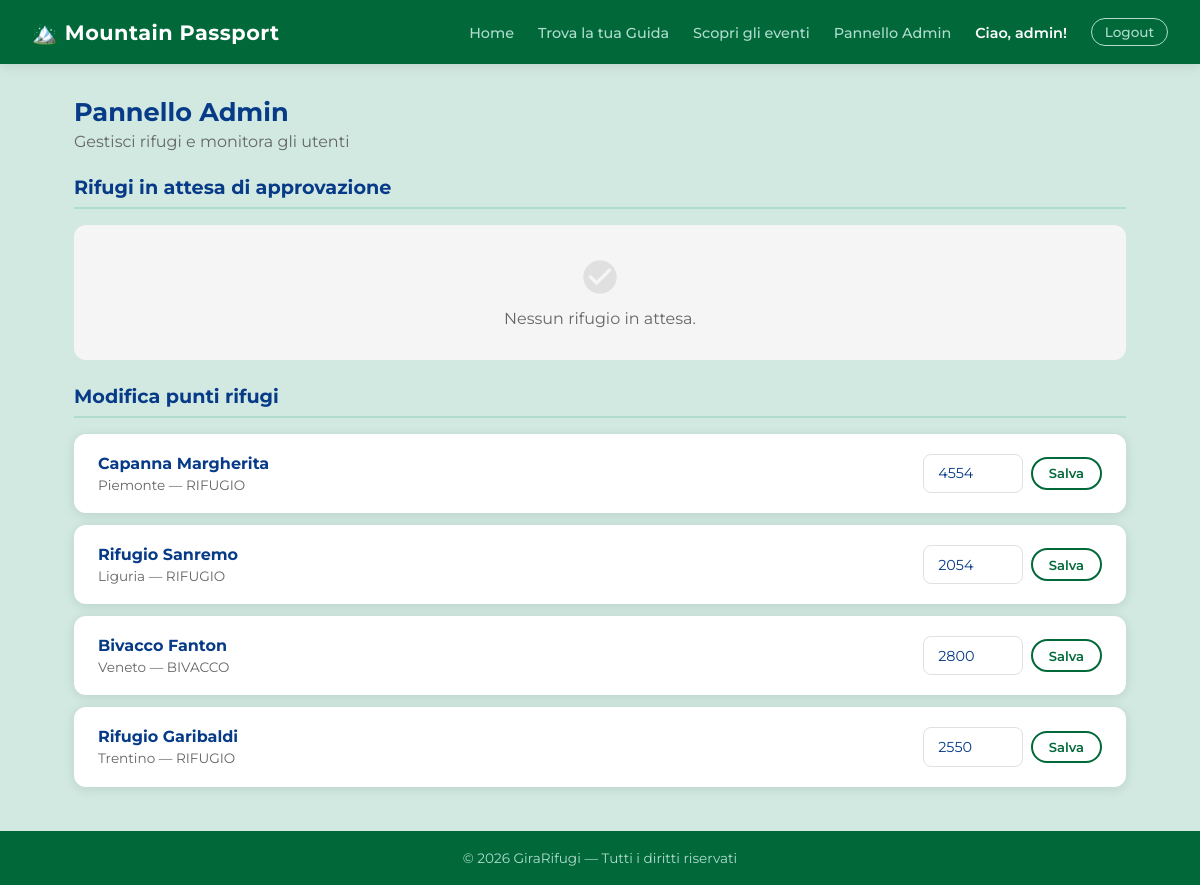
Before: /admin-panel/ (signed in) with the older database file.
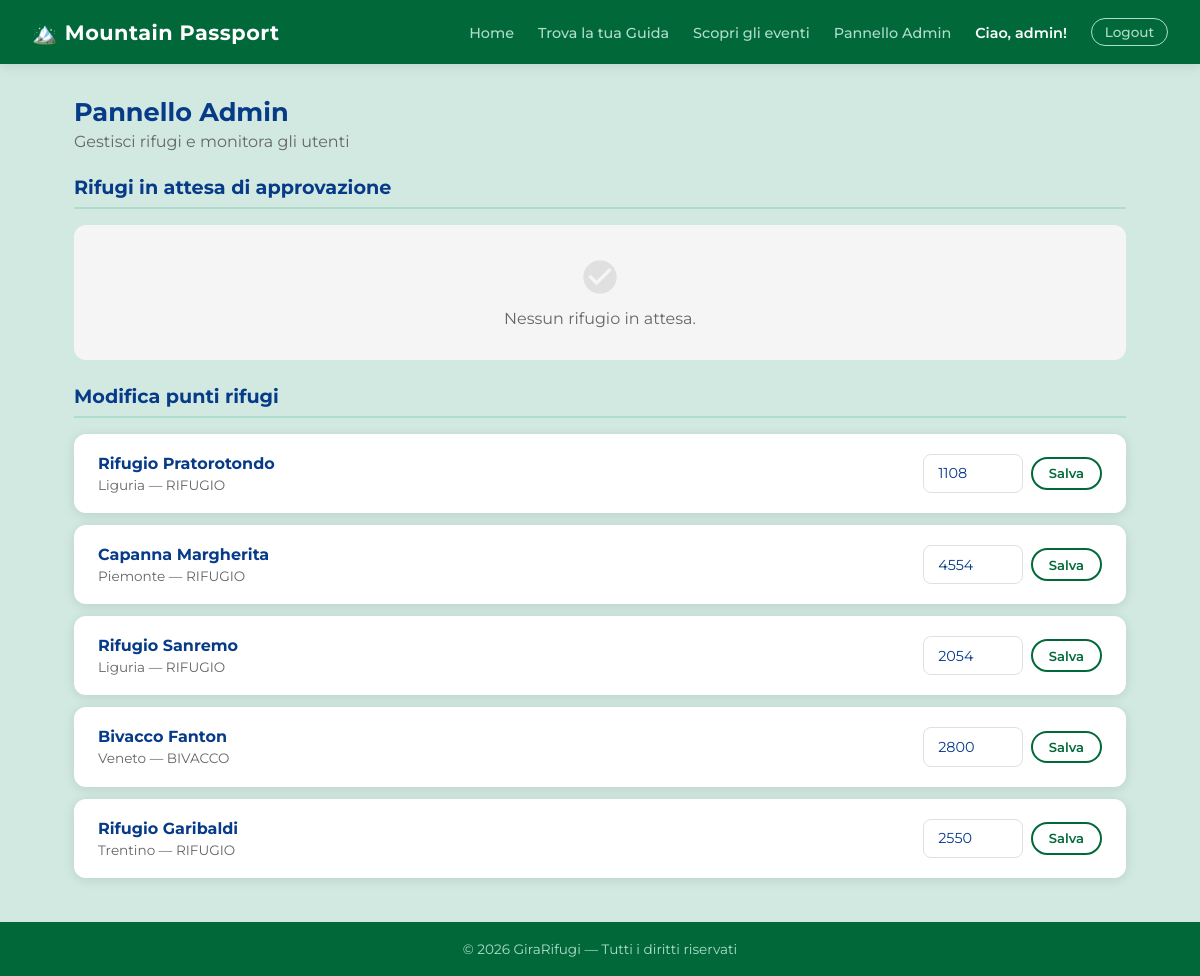
After: the same page with the newer database file.
### rifugi/models.py (models this page shows, shortened)
class Rifugio(models.Model):
    nome = models.CharField(max_length=200)
    localita = models.CharField(max_length=200)
    altitudine = models.IntegerField()
    latitudine = models.FloatField()
    longitudine = models.FloatField()
    regione = models.CharField(max_length=100)
    TIPO_CHOICES = [
        ('RIFUGIO', 'Rifugio'),
        ('BIVACCO', 'Bivacco'),
        ('CAPANNA', 'Capanna'),
    ]
    tipo = models.CharField(max_length=20, choices=TIPO_CHOICES, default='RIFUGIO')
    descrizione = models.TextField(blank=True)
    posti_letto = models.IntegerField(default=0)
    posti_disponibili = models.IntegerField(default=0)
    immagine = models.ImageField(upload_to='rifugi/', blank=True, null=True)
    qr_uuid = models.UUIDField(default=uuid.uuid4, unique=True, editable=False)
    STATO_CHOICES = [
        ('in_attesa', 'In attesa'),
        ('approvato', 'Approvato'),
    ]
    stato = models.CharField(max_length=20, choices=STATO_CHOICES, default='in_attesa')
    gestore = models.ForeignKey(
        User,
        on_delete=models.SET_NULL,
        null=True,
        blank=True,
        related_name='rifugi'
    )
    class Meta:
        verbose_name_plural = "Rifugi"

### rifugi/views.py (the view)
        def wrapper(request, *args, **kwargs):
            if not request.user.is_authenticated:
                from django.contrib.auth.views import redirect_to_login
                return redirect_to_login(request.get_full_path())
            if not request.user.groups.filter(name=nome_gruppo).exists() and not request.user.is_superuser:
                return render(request, '403.html', status=403)
            return view_func(request, *args, **kwargs)

### rifugi/views.py (called while the page is built)
def gruppo_richiesto(nome_gruppo):
    def decorator(view_func):
        def wrapper(request, *args, **kwargs):
            if not request.user.is_authenticated:
                from django.contrib.auth.views import redirect_to_login
                return redirect_to_login(request.get_full_path())
            if not request.user.groups.filter(name=nome_gruppo).exists() and not request.user.is_superuser:
                return render(request, '403.html', status=403)
            return view_func(request, *args, **kwargs)
        return wrapper
    return decorator

### templates/rifugi/pannello_admin.html (shortened to what this page needs)
{% extends 'base.html' %}
{% block content %}
<div class="page-header">
    <h2>Pannello Admin</h2>
    <p>Gestisci rifugi e monitora gli utenti</p>
</div>
<h2 class="section-title">Rifugi in attesa di approvazione</h2>
{% for r in rifugi_in_attesa %}
<div class="card">
    <div style="display:flex; align-items:center; gap:1rem; flex:1;">
        {% if r.immagine %}
            <img src="{{ r.immagine.url }}" alt="{{ r.nome }}" style="width:72px; height:72px; border-radius:var(--radius-sm); object-fit:cover; flex-shrink:0;">
        {% else %}
            <div style="width:72px; height:72px; border-radius:var(--radius-sm); background:linear-gradient(135deg, var(--green) 0%, var(--blue-dark) 100%); flex-shrink:0;"></div>
        {% endif %}
        <div>
            <h3>{{ r.nome }}</h3>
            <p>{{ r.regione }} — {{ r.altitudine }}m — {{ r.tipo }}</p>
            {% if r.gestore %}<p>Gestore: {{ r.gestore.username }}</p>{% endif %}
        </div>
    </div>
    <div style="display:flex; gap:0.5rem;">
        <form method="post">
            {% csrf_token %}
            <input type="hidden" name="azione" value="approva">
            <input type="hidden" name="rifugio_pk" value="{{ r.pk }}">
            <button type="submit" class="btn btn-primary btn-sm">Approva</button>
        </form>
        <form method="post">
            {% csrf_token %}
            <input type="hidden" name="azione" value="rifiuta">
            <input type="hidden" name="rifugio_pk" value="{{ r.pk }}">
            <button type="submit" class="btn btn-danger btn-sm" onclick="return confirm('Eliminare questo rifugio?')">Rifiuta</button>
        </form>
    </div>
</div>
{% empty %}
<div class="empty-state">
    <span class="material-icons">check_circle</span>
    <p>Nessun rifugio in attesa.</p>
</div>
{% endfor %}
<h2 class="section-title">Modifica punti rifugi</h2>
{% for r in rifugi_tutti %}
<div class="card">
    <div style="flex:1;">
        <h3>{{ r.nome }}</h3>
        <p>{{ r.regione }} — {{ r.tipo }}</p>
    </div>
    <form method="post" style="display:flex; align-items:center; gap:0.5rem;">
        <div class="form-group" style="margin:0;">
            <input type="number" name="altitudine" value="{{ r.altitudine }}" style="width:100px;">
        </div>
        <button type="submit" class="btn btn-outline btn-sm">Salva</button>
    </form>
</div>
{% empty %}
<div class="empty-state">
    <span class="material-icons">home</span>
    <p>Nessun rifugio approvato ancora.</p>
</div>
{% endfor %}
{% endblock %}

Changed rows visible on the page:
added Rifugio: nome "Rifugio Pratorotondo", regione "Liguria", tipo "RIFUGIO", altitudine "1108"
